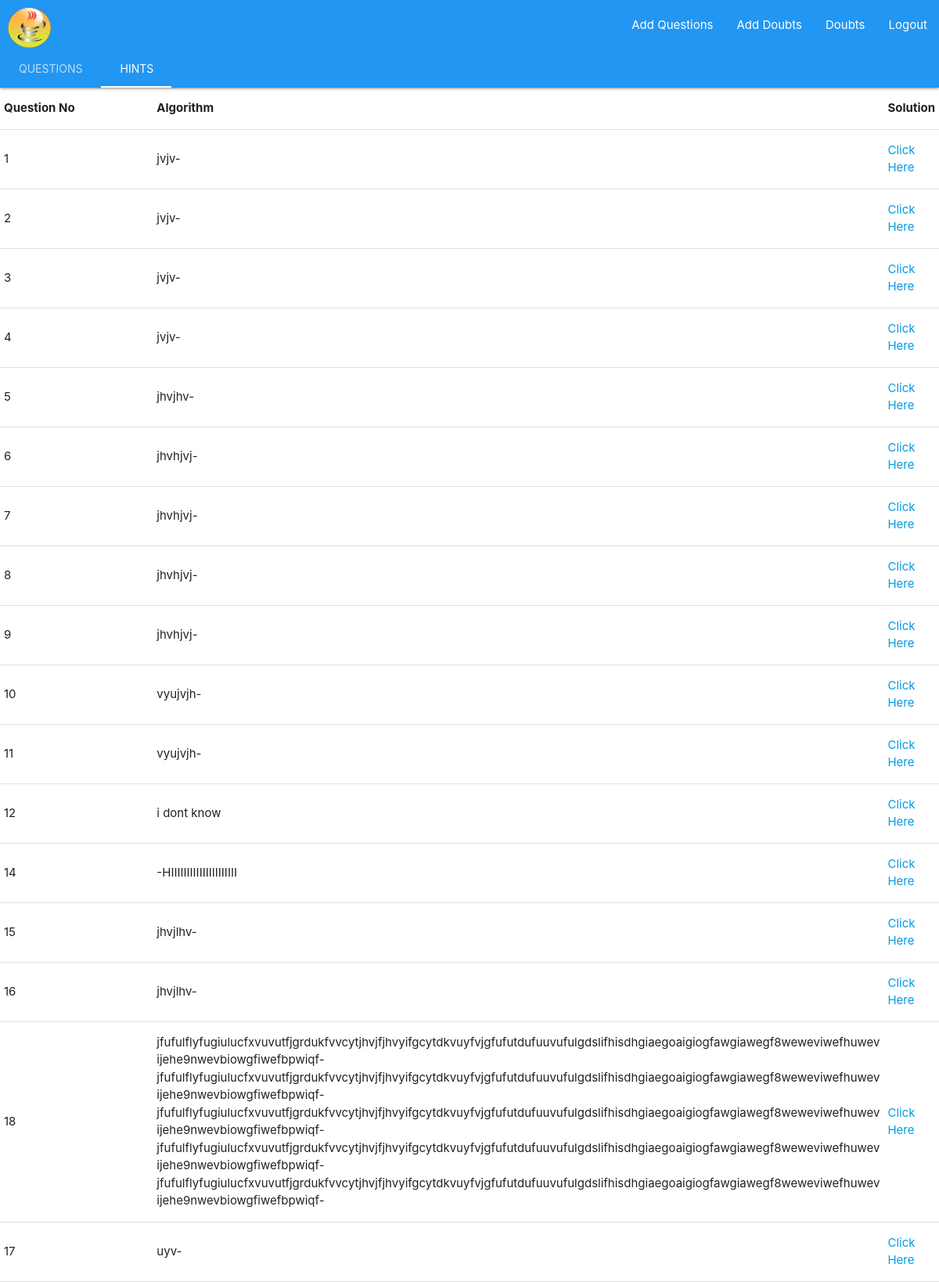
/Java/Questions/ (signed in), run on an earlier commit of the app's database.
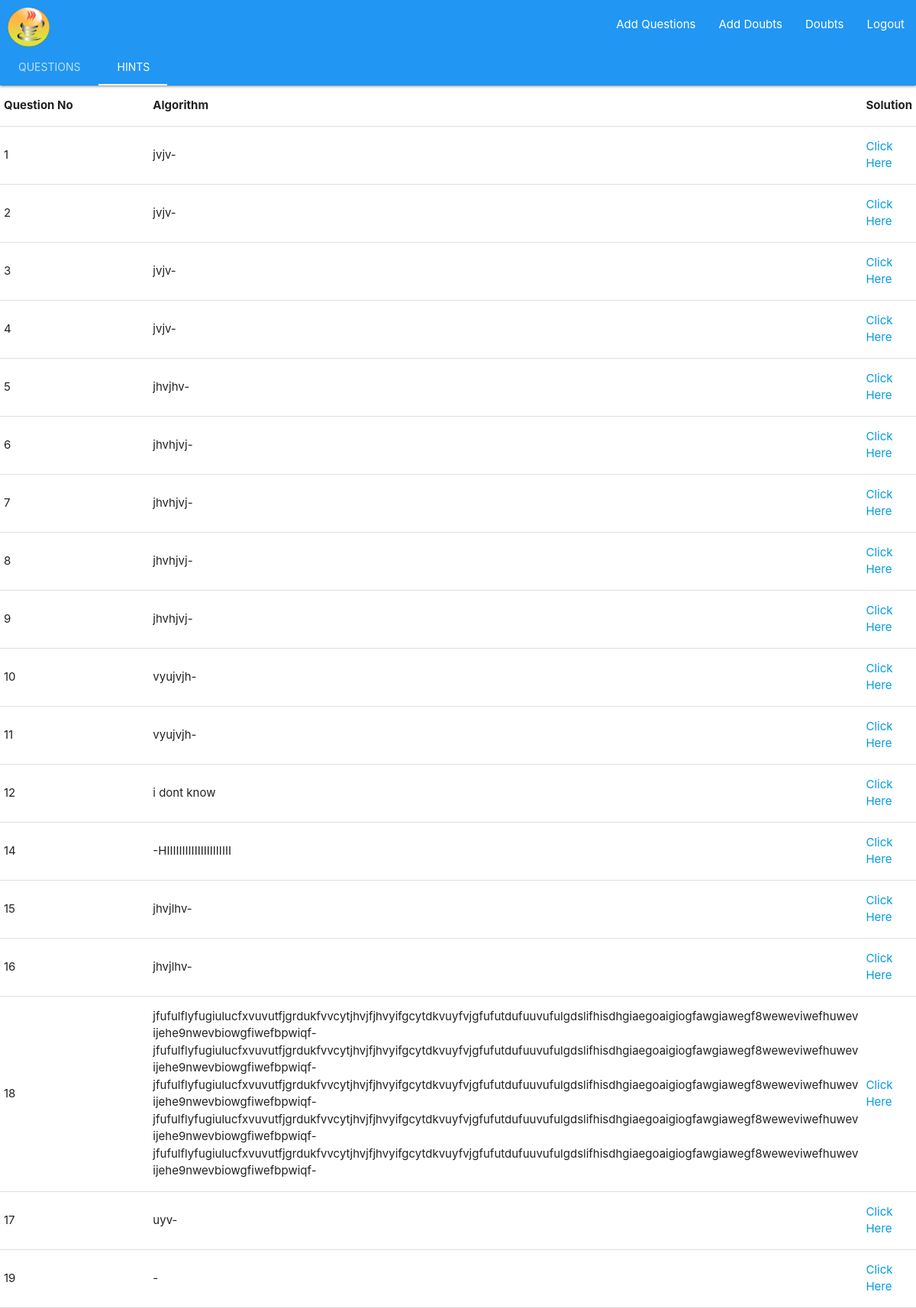
And on a later commit of the database.
### Java/models.py (models this page shows, shortened)
class AddData(models.Model):
    Question_No=models.IntegerField(unique=True)
    Type=models.TextField(max_length=20)
    Question=models.TextField(max_length=10000)
    Algorithm=models.TextField(default="-",blank=True)
    Solution=models.URLField(max_length=10000)

### Java/views.py (the view)
# urls.py: path("Questions/", views.Questions.as_view(), name="Questions"),
class Questions(LoginRequiredMixin, ListView):
    login_url="/Login"
    model=models.AddData
    template_name="Questions.html"
    context_object_name="Quests"

### templates/Questions.html (shortened to what this page needs)
{%extends 'Base.html'%}
{%load static%}
{%block body%}
<nav class="nav-extended blue">
    <div class="nav-wrapper">
      <a href="https://hack.codingblocks.com/app/contests/2628" target="_blank" class="brand-logo"><img style="margin: 10px;" class="responsive-img" width="55" src="{%static 'images/Logo2.png'%}" ></a>
      <ul id="nav-mobile" class="right">
        <li><a href="{%url 'AddData' %}">Add Questions</a></li>
        <li><a href="{%url 'Notes' %}">Add Doubts</a></li>
        <li><a href="{%url 'NotesView' %}">Doubts</a></li>
        <li><a href="{%url 'Logout' %}?next=/">Logout</a></li>
      </ul>
    </div>
    <div class="nav-content">
      <ul class="tabs tabs-transparent ">
        <li class="tab"><a href="#test1">Questions</a></li>
        <li class="tab"><a class="active" href="#test2">Hints</a></li>
      </ul>
    </div>
  </nav>
  <div id="test2" class="col s12">
    <table class="highlight ok">
      <col style="width:39.5%">
      <col style="width:39.5%">
        <thead>
          <tr>
              <th>Question No</th>
              <th>Algorithm</th>
              <th>Solution</th>
          </tr>
        </thead>
        <tbody>
            {%for ele in Quests%}
          <tr>
            <td>{{ele.Question_No}}</td>
            <td>{{ele.Algorithm}}</td>
            <td><a target="_blank" href="{{ele.Solution}}">Click Here</a></td>
          </tr>
          {%endfor%}
        </tbody>
      </table>
  </div>
{%endblock%}

### templates/Base.html (shortened to what this page needs)
{%load static%}
<!DOCTYPE html>
<html lang="en">
<head>
     <link rel="stylesheet" href="https://cdnjs.cloudflare.com/ajax/libs/materialize/1.0.0/css/materialize.min.css">
</head>
<body>
    {%block body%}
    {%endblock%}
</body>
</html>

What changed in the data, as far as the page shows it:
added AddData: Question_No "19", Algorithm "-"
